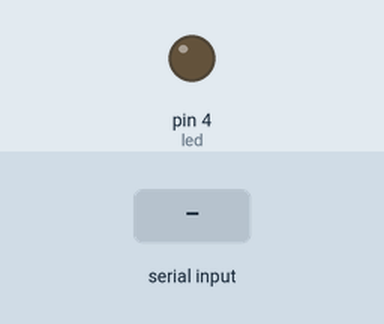
The sketch below on a simulated Arduino Uno, built with avr-gcc and run on an emulated ATmega328P. Shown: output pins drawn as LEDs (lit = HIGH). The inputs (shaded band) are chosen by the test bench.

Above: at 1.2 s.
1.3 s: "1" received over the second serial link
At 2.3 s:
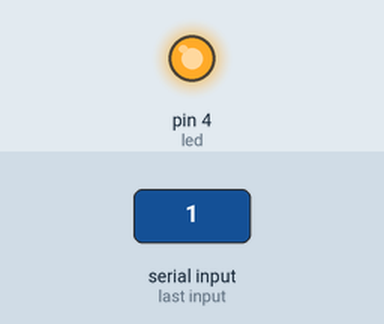
2.8 s: "0" received over the second serial link
At 3.4 s:
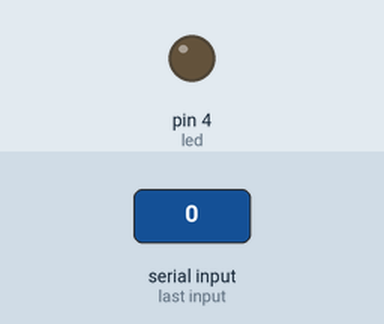
Timing chart, 0 to 5.8 s (numbered marks = the images above; inputs shaded):
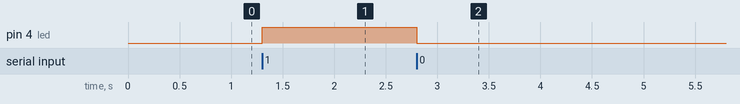

The sketch:

bt_slave.ino
```cpp
#include <SoftwareSerial.h>
SoftwareSerial HC06(2,3);
# define led 4
void setup() {
  // put your setup code here, to run once:
Serial.begin(9600);
HC06.begin(9600);
pinMode(led, OUTPUT);
}

void loop() {
  // put your main code here, to run repeatedly:
if(HC06.available())
{
  char c = HC06.read();
  if( c == '0')
  {
    digitalWrite(led, LOW);
    HC06.write("led on");
  }
  else if( c == '1')
  {
    digitalWrite(led, HIGH);
    HC06.write("led off");
  }
}
}
```

Measured:
- after the input at 1.3 s, pin 4 (led): LOW → HIGH at once
- after the input at 2.8 s, pin 4 (led): HIGH → LOW at once
